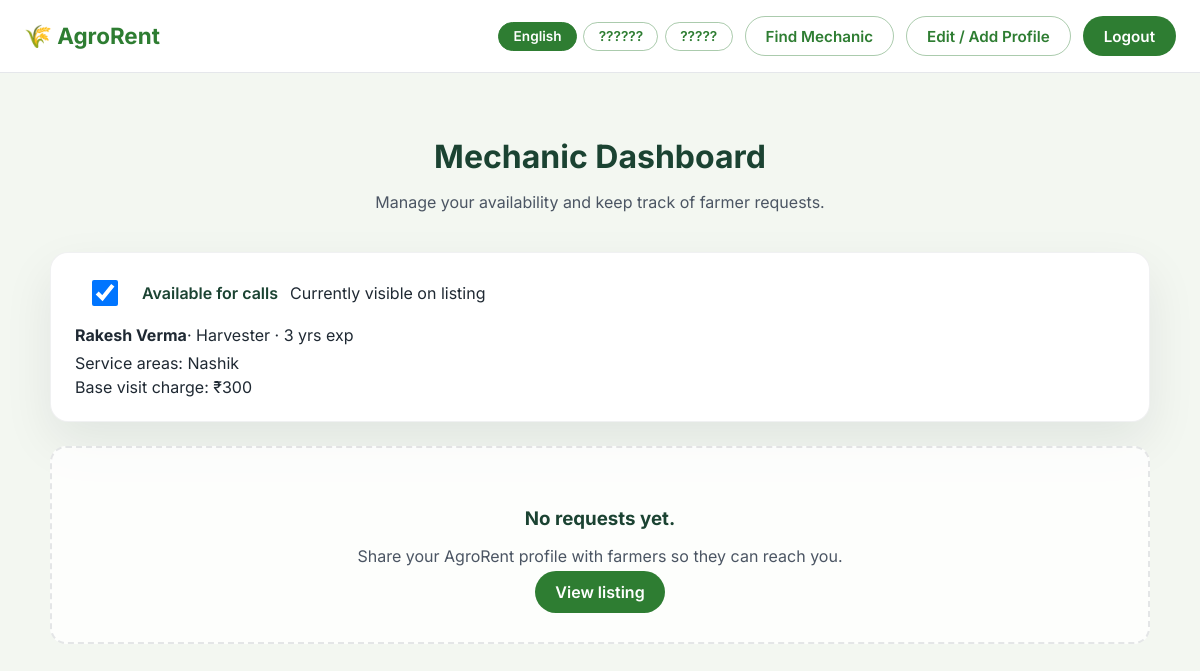
The app's page /mechanic/dashboard (signed in) with its own data.
### tables this page shows
CREATE TABLE mechanics (
            id INTEGER PRIMARY KEY AUTOINCREMENT,
            user_id INTEGER,
            full_name TEXT NOT NULL,
            phone TEXT NOT NULL,
            email TEXT,
            experience_years INTEGER,
            specialization TEXT NOT NULL,
            service_locations TEXT NOT NULL,
            base_charge REAL NOT NULL,
            description TEXT,
            is_available INTEGER DEFAULT 1,
            created_at TIMESTAMP DEFAULT CURRENT_TIMESTAMP,
            updated_at TIMESTAMP DEFAULT CURRENT_TIMESTAMP,
            FOREIGN KEY (user_id) REFERENCES users(id)
        );

### routes/mechanics.py (the view)
@bp.route('/mechanic/dashboard')
@login_required
def mechanic_dashboard():
    user_id = session['user_id']
    conn = get_db()
    mechanic = conn.execute(
        'SELECT * FROM mechanics WHERE user_id = ? ORDER BY created_at DESC LIMIT 1',
        (user_id,)
    ).fetchone()
    requests_data = []
    if mechanic:
        requests_data = conn.execute('''
            SELECT * FROM mechanic_requests
            WHERE mechanic_id = ?
            ORDER BY created_at DESC
        ''', (mechanic['id'],)).fetchall()
    conn.close()
    return render_template(
        'mechanic_dashboard.html',
        mechanic=mechanic,
        service_requests=requests_data,
        request_statuses=MECHANIC_REQUEST_STATUSES
    )

### database.py (called while the page is built)
def get_db():
    conn = sqlite3.connect(DATABASE)
    conn.row_factory = sqlite3.Row
    return conn

### utils/auth.py (called while the page is built)
def login_required(f):
    @wraps(f)
    def decorated_function(*args, **kwargs):
        if "user_id" not in session:
            flash(translate_text("alerts.login_required"), "warning")
            return redirect(url_for("signin"))
        return f(*args, **kwargs)
    return decorated_function

### utils/translations.py (called while the page is built)
def get_translations():
    if current_app and current_app.debug:
        return load_translations()
    return TRANSLATIONS

def _get_translation_value(lang, key_parts):
    translations = get_translations()
    data = translations.get(lang, {})
    for part in key_parts:
        if isinstance(data, dict):
            data = data.get(part)
        else:
            data = None
        if data is None:
            break
    if data is None and lang != DEFAULT_LOCALE:
        return _get_translation_value(DEFAULT_LOCALE, key_parts)
    return data

def translate_text(key, locale=None, default=None, **kwargs):
    if not key:
        return ""
    lang = locale or getattr(g, "current_locale", None) or session.get("lang") or DEFAULT_LOCALE
    parts = key.split(".")
    value = _get_translation_value(lang, parts)
    if value is None:
        value = default if default is not None else _get_translation_value(DEFAULT_LOCALE, parts)
    if value is None:
        value = default if default is not None else key
    if isinstance(value, str) and kwargs:
        try:
            value = value.format(**kwargs)
        except KeyError:
            pass
    return value

def inject_translation_helpers():
    return {
        "t": translate_text,
        "current_locale": getattr(g, "current_locale", DEFAULT_LOCALE),
        "supported_languages": SUPPORTED_LANGUAGES,
        "language_names": LANGUAGE_NAMES,
    }

### templates/mechanic_dashboard.html (shortened to what this page needs)
<!DOCTYPE html>
<html lang="{{ current_locale }}">
<head>
    <link rel="stylesheet" href="{{ url_for('static', filename='css/mechanics.css') }}">
</head>
<body>
    <div class="page-wrapper">
        <nav class="simple-nav">
            <div class="nav-container">
                <div class="nav-left">
                    <a href="{{ url_for('index') }}">🌾 {{ t('nav.brand') }}</a>
                </div>
                <div class="nav-actions">
                    <div class="language-switcher" aria-label="{{ t('language.change') }}">
                        {% for code in supported_languages %}
                        <a href="{{ url_for('set_language', lang_code=code) }}"
                           class="language-pill {% if current_locale == code %}active{% endif %}">
                            {{ language_names[code] }}
                        </a>
                        {% endfor %}
                    </div>
                    <a class="nav-link-btn secondary" href="{{ url_for('mechanics_list') }}">{{ t('nav.find_mechanic') }}</a>
                    <a class="nav-link-btn secondary" href="{{ url_for('mechanic_register') }}">{{ t('nav.edit_profile') }}</a>
                    <a class="nav-link-btn primary" href="{{ url_for('signout') }}">{{ t('nav.logout') }}</a>
                </div>
            </div>
        </nav>
        <section class="content-section">
            <div class="page-header">
                <h1>{{ t('mechanic.dashboard.title') }}</h1>
                <p>{{ t('mechanic.dashboard.subtitle') }}</p>
            </div>
            {% if mechanic %}
            <div class="card">
                <div class="dash-toggle">
                    <label class="availability-toggle" style="margin-top: 0;">
                        <input type="checkbox" id="availabilityToggle" {% if mechanic['is_available'] %}checked{% endif %}>
                        {{ t('mechanic.dashboard.toggle_label') }}
                    </label>
                    <span id="availabilityStatus"
                          data-visible-label="{{ t('mechanic.dashboard.visible') }}"
                          data-hidden-label="{{ t('mechanic.dashboard.hidden') }}"
                          data-updating-label="{{ t('mechanic.dashboard.availability_updating') }}"
                          data-error-label="{{ t('mechanic.dashboard.availability_error') }}">
                        {% if mechanic['is_available'] %}{{ t('mechanic.dashboard.visible') }}{% else %}{{ t('mechanic.dashboard.hidden') }}{% endif %}
                    </span>
                </div>
                {% set experience_suffix = '' %}
                {% if mechanic['experience_years'] %}
                    {% set experience_suffix = t('mechanic.dashboard.experience_suffix', years=mechanic['experience_years']) %}
                {% endif %}
                {% set specialization_label = t('mechanic.specializations.' + mechanic['specialization']|lower, default=mechanic['specialization']) %}
                <div>
                    <strong>{{ mechanic['full_name'] }}</strong>{{ t('mechanic.dashboard.summary_suffix', specialization=specialization_label, experience=experience_suffix)|trim }}
                </div>
                <p style="margin: 0.5rem 0 0;">{{ t('mechanic.dashboard.service_area', areas=mechanic['service_locations']) }}</p>
                <p style="margin: 0.25rem 0 0;">{{ t('mechanic.dashboard.base_rate', charge='{:,.0f}'.format(mechanic['base_charge'])) }}</p>
            </div>
            <div class="requests-list"
                 data-accept-label="{{ t('mechanic.dashboard.request.accept') }}"
                 data-complete-label="{{ t('mechanic.dashboard.request.complete') }}"
                 data-retry-label="{{ t('mechanic.dashboard.request.retry', status='__STATUS__') }}">
                {% if service_requests %}
                    {% for req in service_requests %}
                    <div class="request-card" data-request-id="{{ req['id'] }}">
                        <div style="display:flex;justify-content:space-between;align-items:center;gap:1rem;">
                            <div>
                                <h4>{{ req['farmer_name'] }}</h4>
                                <div class="request-meta">{{ t('mechanic.dashboard.request.phone', phone=req['phone']) }}</div>
                                <div class="request-meta">{{ t('mechanic.dashboard.request.location', location=req['location']) }}</div>
                            </div>
                            <span class="status-pill {{ req['status'] }}">{{ t('mechanic.requests.status_labels.' + req['status']|lower, default=req['status']) }}</span>
                        </div>
                        <p style="margin-top:0.5rem;">{{ t('mechanic.dashboard.request.issue', issue=req['issue_description']) }}</p>
                        <div class="request-actions">
                            {% if req['status'] != 'Accepted' %}
                            <button class="ghost-btn request-status-btn" data-status="Accepted">{{ t('mechanic.dashboard.request.accept') }}</button>
                            {% endif %}
                            {% if req['status'] != 'Completed' %}
                            <button class="solid-btn request-status-btn" data-status="Completed">{{ t('mechanic.dashboard.request.complete') }}</button>
                            {% endif %}
                        </div>
                    </div>
                    {% endfor %}
                {% else %}
                    <div class="empty-state">
                        <h3>{{ t('mechanic.dashboard.no_requests_title') }}</h3>
                        <p>{{ t('mechanic.dashboard.no_requests_body') }}</p>
                        <a href="{{ url_for('mechanics_list') }}">{{ t('mechanic.dashboard.list_cta') }}</a>
                    </div>
                {% endif %}
            </div>
            {% else %}
            <div class="empty-state">
                <h3>{{ t('mechanic.dashboard.no_profile_title') }}</h3>
                <p>{{ t('mechanic.dashboard.no_profile_body') }}</p>
                <a href="{{ url_for('mechanic_register') }}">{{ t('mechanic.dashboard.no_profile_cta') }}</a>
            </div>
            {% endif %}
        </section>
    </div>
</body>
</html>

### static/css/mechanics.css (style rules this page uses)
:root { --agro-green: #2e7d32; --agro-green-light: #4caf50; --agro-cream: #f3f7f1; --agro-dark: #1b4332; }
body { font-family: 'Inter', 'Segoe UI', Tahoma, Geneva, Verdana, sans-serif; margin: 0; color: #1f2933; background: var(--agro-cream); }
.page-wrapper { min-height: 100vh; display: flex; flex-direction: column; }
nav.simple-nav { background: white; border-bottom: 1px solid #e5e7eb; position: sticky; top: 0; z-index: 10; }
.simple-nav .nav-container { max-width: 1200px; margin: 0 auto; padding: 1rem 1.5rem; display: flex; align-items: center; justify-content: space-between; }
.simple-nav .nav-left a { font-weight: 700; font-size: 1.4rem; color: var(--agro-green); text-decoration: none; }
.simple-nav .nav-actions { display: flex; align-items: center; gap: 0.75rem; }
.nav-link-btn { padding: 0.6rem 1.25rem; border-radius: 999px; text-decoration: none; font-weight: 600; font-size: 0.95rem; border: 1px solid transparent; transition: all 0.2s ease; }
.nav-link-btn.primary { background: var(--agro-green); color: #fff; }
.nav-link-btn.secondary { border-color: rgba(46, 125, 50, 0.4); color: var(--agro-green); background: transparent; }
.language-switcher { display: flex; align-items: center; gap: 0.4rem; flex-wrap: wrap; }
.language-pill { padding: 0.35rem 0.9rem; border-radius: 999px; border: 1px solid rgba(46, 125, 50, 0.4); color: var(--agro-green); text-decoration: none; font-weight: 600; font-size: 0.85rem; transition: all 0.2s ease; }
.language-pill.active, .language-pill:hover { background: var(--agro-green); color: #fff; border-color: var(--agro-green); }
.content-section { max-width: 1100px; margin: 2rem auto; padding: 0 1.5rem 3rem; width: 100%; }
.page-header { text-align: center; margin: 2rem 0 2.5rem; }
.page-header h1 { font-size: 2rem; color: var(--agro-dark); margin-bottom: 0.5rem; }
.page-header p { color: #4b5563; font-size: 1rem; }
.card { background: #fff; border-radius: 18px; padding: 1.5rem; box-shadow: 0 20px 50px rgba(15, 23, 42, 0.08); border: 1px solid rgba(15, 23, 42, 0.06); }
.availability-toggle { display: flex; align-items: center; gap: 0.5rem; margin-top: 0.5rem; font-weight: 600; color: var(--agro-dark); }
.requests-list { display: flex; flex-direction: column; gap: 1rem; margin-top: 1.5rem; }
.dash-toggle { display: flex; align-items: center; gap: 0.75rem; margin-bottom: 1rem; }
.dash-toggle input { width: 52px; height: 26px; }
.empty-state { text-align: center; padding: 2.5rem 1rem; border: 2px dashed rgba(15, 23, 42, 0.1); border-radius: 16px; background: rgba(255, 255, 255, 0.8); }
.empty-state h3 { color: var(--agro-dark); margin-bottom: 0.5rem; }
.empty-state p { color: #4b5563; margin-bottom: 1rem; }
.empty-state a { text-decoration: none; color: #fff; background: var(--agro-green); padding: 0.7rem 1.3rem; border-radius: 999px; font-weight: 600; }

### records on screen
mechanics: is_available "☑", full_name "Rakesh Verma", service_locations "Service areas: Nashik", base_charge "Base visit charge: ₹300"

### other values on screen
{{ t('nav.brand') }} "AgroRent"
{{ language_names[code] }} "English" "??????" "?????"
{{ t('nav.find_mechanic') }} "Find Mechanic"
{{ t('nav.edit_profile') }} "Edit / Add Profile"
{{ t('nav.logout') }} "Logout"
{{ t('mechanic.dashboard.title') }} "Mechanic Dashboard"
{{ t('mechanic.dashboard.subtitle') }} "Manage your availability and keep track of farmer requests."
{{ t('mechanic.dashboard.toggle_label') }} "Available for calls"
{{ t('mechanic.dashboard.visible') }} "Currently visible on listing"
{{ t('mechanic.dashboard.no_requests_title') }} "No requests yet."
{{ t('mechanic.dashboard.no_requests_body') }} "Share your AgroRent profile with farmers so they can reach you."
{{ t('mechanic.dashboard.list_cta') }} "View listing"
